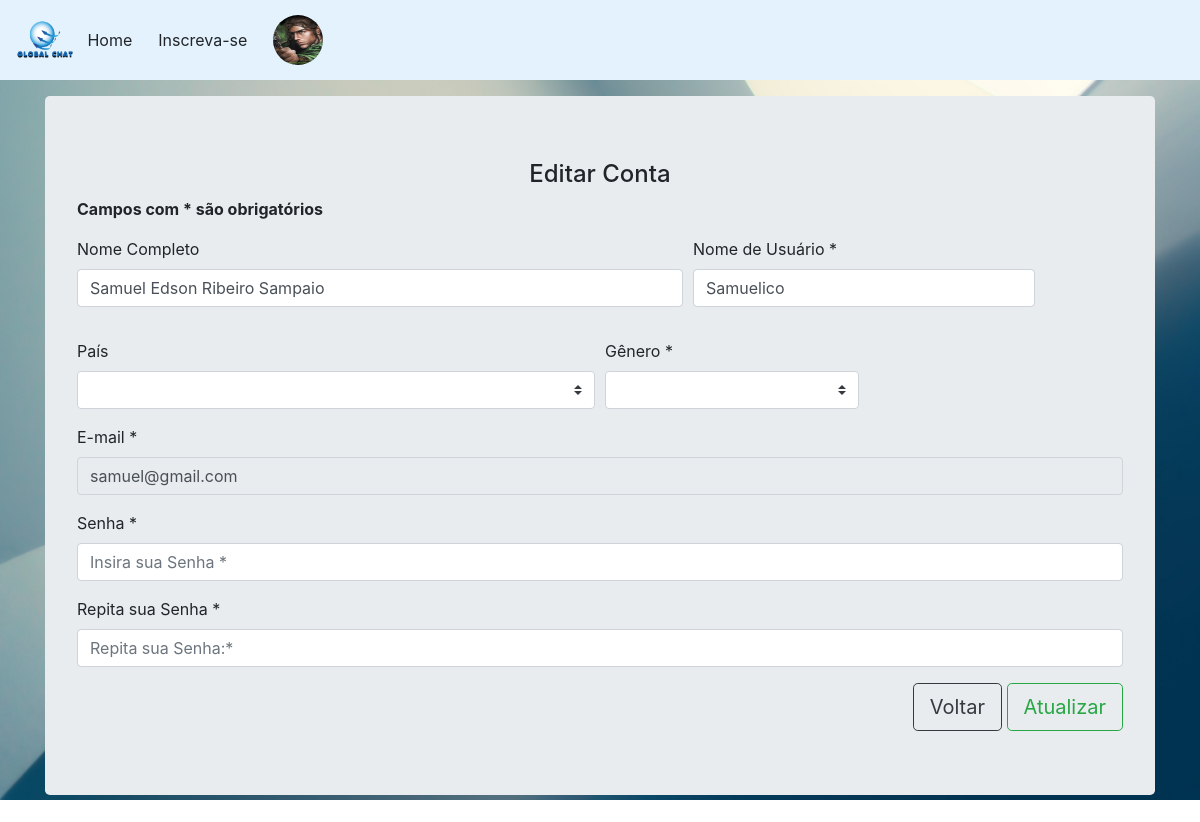
The app's page /editar.php?email=samuel@gmail.com with its own data.
### tables this page shows
CREATE TABLE `usuarios` (
  `id` int(11) NOT NULL AUTO_INCREMENT,
  `nomecompleto` varchar(200) DEFAULT NULL,
  `nomeusuario` varchar(200) DEFAULT NULL,
  `pais` varchar(200) DEFAULT NULL,
  `genero` varchar(10) DEFAULT NULL,
  `email` varchar(200) NOT NULL,
  `senha` varchar(200) NOT NULL,
  `foto` varchar(200) DEFAULT NULL,
  PRIMARY KEY (`id`)
);

### editar.php (the view, shortened to what this page needs)
<?php
include("php/conexao.php");
$email = $_SESSION['email'];
$sql = "SELECT * FROM usuarios WHERE email = '$email'";
$result = mysqli_query($con,$sql);
while($row = mysqli_fetch_assoc($result)){
 ?>
 <!DOCTYPE html>
 <html>
 <head>
  <link rel="stylesheet" href="css/bootstrap.css">
  <link rel="stylesheet" type="text/css" href="css/css.css">
</head>
<body>
  <?php require_once("php/header.php") ?>
  <div class="container" id="tamanhoContainer">
    <br>
    <br>
    <br>
    <br>
    <div class="jumbotron">
      <center><h4 class="form">Editar Conta</h4></center>
      <p class="form"><b>Campos com * são obrigatórios</b></p>
      <form method="post" action="php/_edita_usu.php">
        <div class="form-group">
          <div class="form-row">
            <div class="col-md-7 mb-3">
              <label class="form">Nome Completo </label>
              <input type="text" class="form-control"   name="nome" placeholder="Digite seu nome de usuário: " value="<?php echo($row['nomecompleto']);?>" autocomplete="off">
            </div>
            <div class="col-md-4 mb-3">
              <label for="validationDefaultUsername">Nome de Usuário *</label>
              <div class="input-group">
                <input type="text" class="form-control" id="validationDefaultUsername" placeholder="Digite seu nome de Usuário *" value="<?php echo($row['nomeusuario']);?>" name="nomeu" aria-describedby="inputGroupPrepend2" required>
              </div>
            </div>
          </div>
        </div>
        <div class="form-row">
          <div class="col-md-6 mb-3">
            <label for="validationDefault03">País</label>
            <select class="custom-select" id="validationDefault04" name="pais" >
              <option selected disabled ></option>
              <option>Brasil</option>
            </select>
          </div>
          <div class="col-md-3 mb-3">
            <label for="validationDefault04">Gênero *</label>
            <select class="custom-select" id="validationDefault04" name="genero" required>
              <option selected disabled ></option>
              <option>M</option>
            </select>
          </div>
        </div>
        <div class="form-group">
          <label class="form">E-mail *</label>
          <input type="email" class="form-control" name="email" placeholder="Insira seu melhor E-mail: * " value="<?php echo($row['email']);?>" required  readonly=“true”>
        </div>
        <div class="form-group">
          <label class="form">Senha *</label>
          <input type="password" class="form-control" name="senha" placeholder="Insira sua Senha *" required autocomplete="off">
        </div>
        <div class="form-group">
          <label class="form">Repita sua Senha *</label>
          <input type="password" class="form-control" name="repitasenha" placeholder="Repita sua Senha:*" required autocomplete="off">
        </div>
        <div>
          <div style="text-align: right;">
            <a href="perfil.php" role="button" class="btn btn-lg btn-outline-dark">Voltar</a>
            <button type="button" class="btn btn-lg btn-outline-success" data-toggle="modal" data-target="#exampleModal">
              Atualizar
            </button>
          </form>
        </div>
      </div>
  <?php } ?>
</body>
</html>

### php/header.php (shortened to what this page needs)
<?php
include("includes.php");
$email = $_SESSION['email'];
$sql = "SELECT * FROM usuarios WHERE email = '$email'";
$result = mysqli_query($con,$sql);
?>
<header>
	<head>
	<link rel="stylesheet" href="/ProjetosChatTempoReal/css/bootstrap.css">
</head>
<nav class="navbar navbar-expand-lg fixed-top navbar-light" style="background-color: #e3f2fd;">
	<img src="/ProjetosChatTempoReal/img/logo.png" style="width: 5%;">
	<a class="btn " href="/ProjetosChatTempoReal/index.php">Home</a>
			<a href="/ProjetosChatTempoReal/formulario.php" role="button" class="btn">Inscreva-se</a>
			<a href="/ProjetosChatTempoReal/perfil.php" class="btn " role="button" ><?php while($rows_usu = mysqli_fetch_assoc($result)){ $foto = $rows_usu['foto']; $nome_usu = $rows_usu['nomeusuario']; }  ?> <?php if(isset($foto)){ ?> <img id="foto1" src="/ProjetosChatTempoReal/uploads/<?php echo($foto);?>"> <?php }else if(isset($nome_usu)){ echo $nome_usu; }else{ echo ""; } ?> </a>
		</nav>
	</header>

### css/css.css (style rules this page uses)
.jumbotron { background: #58D3F7; }

### editar.php (style rules this page uses)
body { background:url("./img/back.jpg"); background-size:100%; background-repeat:no-repeat; background-attachment: fixed; }

### php/header.php (style rules this page uses)
#foto1 { position: relative; width: 50px; height: 50px; border-radius: 50%; }

### records on screen
usuarios: foto (picture), nome "Samuel Edson Ribeiro Sampaio", nomeu "Samuelico", email "samuel@gmail.com"
